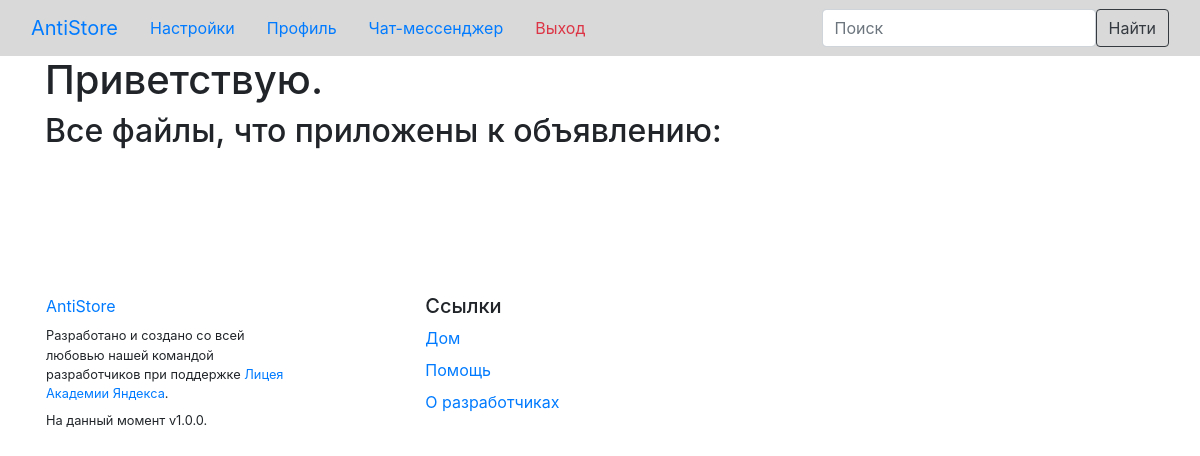
Before: /files/17 (signed in) with the older database file.
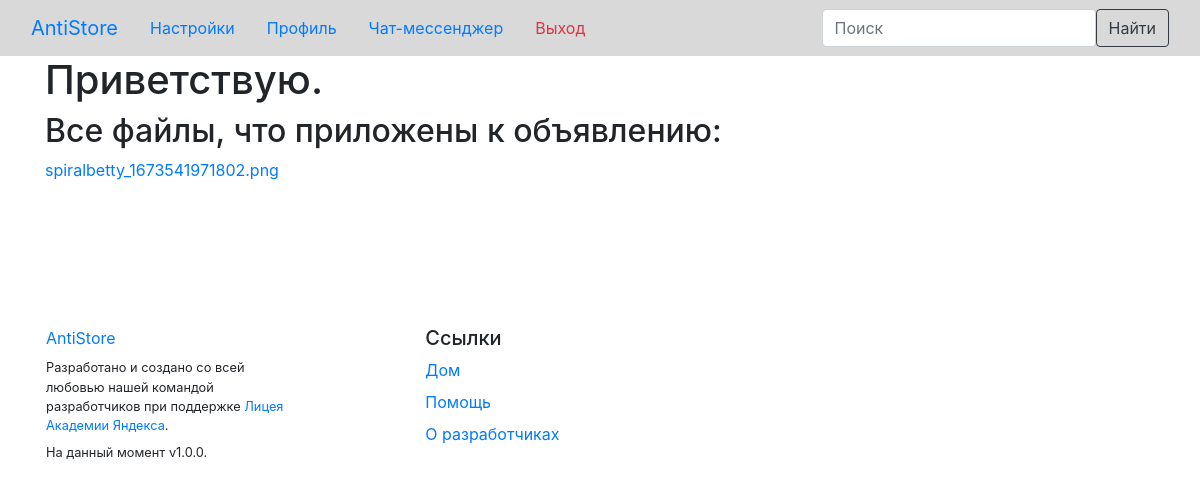
After: the same page with the newer database file.
### data/files.py (models this page shows)
class File(SqlAlchemyBase, SerializerMixin):
    __tablename__ = 'files'
    id = sqlalchemy.Column(sqlalchemy.Integer, primary_key=True, autoincrement=True)
    advrt_id = sqlalchemy.Column(sqlalchemy.Integer)
    name = sqlalchemy.Column(sqlalchemy.String, nullable=True)

### server.py (the view)
@app.route('/files/<id>', methods=['GET'])
@app.route('/profile/files/<id>', methods=['GET'])
def get_files(id):
    if not current_user.is_authenticated:
        return redirect('/login')
    db_sess = db_session.create_session()
    if 'none' not in id.lower():
        ans = db_sess.query(File).filter(File.advrt_id == int(id))
    else:
        return "<h1>Прикреплённых файлов нет.</h1>"
    return render_template('filesGetT.html', title='Файлы', files=ans, user=current_user)

### data/db_session.py (called while the page is built)
def create_session() -> Session:
    global __factory
    return __factory()

### server.py (called while the page is built)
@login_manager.user_loader
def load_user(user_id):
    db_sess = db_session.create_session()
    return db_sess.get(User, user_id)

### templates/filesGetT.html
{% extends "base.html" %}
{% block content %}
<h1>Приветствую.</h1>
<h2>Все файлы, что приложены к объявлению:</h2>
{% for file in files %}
<a href="/file/{{file.id}}" download="{{file.name}}">{{file.name}}</a><br>
{% endfor %}
{% endblock %}

### templates/base.html (shortened to what this page needs)
<!doctype html>
<html lang="en">
<head>
    <link rel="stylesheet"
          href="https://stackpath.bootstrapcdn.com/bootstrap/4.4.1/css/bootstrap.min.css"
>
</head>
<body>
<header>
    <nav class="navbar navbar-expand-lg bg-body-tertiary" style="background-color: #d9d9d9;">
        <div class="container-fluid">
            <a class="navbar-brand" href="/index">AntiStore</a>
            <div class="collapse navbar-collapse">
                <ul class="nav nav-underline">
                    <li class="nav-item">
                        <a class="nav-link" href="/configuration">Настройки</a>
                    </li>
                    {% if user.is_authenticated %}
                    <li class="nav-item">
                        <a class="nav-link" href="/profile">Профиль</a>
                    </li>
                    <li class="nav-item">
                        <a class="nav-link" href="/chat">Чат-мессенджер</a>
                    </li>
                    <li class="nav-item">
                        <a class="nav-link text-danger" href="/logout">Выход</a>
                    </li>
                    {% endif %}
                </ul>
            </div>
            <form class="d-flex" role="search" method="post">
                <input class="form-control me-2" type="search" placeholder="Поиск"
                       aria-label="Search" name="search_text">
                <button class="btn btn-outline-dark" type="submit">Найти</button>
            </form>
        </div>
    </nav>
</header>
<main role="main" class="container">
    {% block content %}{% endblock %}
</main>
<footer class="bd-footer py-4 py-md-5 mt-5 bg-body-tertiary">
    <div class="container py-4 py-md-5 px-4 px-md-3 text-body-secondary">
        <div class="row">
            <div class="col-lg-3 mb-3">
                <a class="d-inline-flex align-items-center mb-2 text-body-emphasis text-decoration-none" href="/"
                   aria-label="AntiStore">
                    <span class="fs-5">AntiStore</span>
                </a>
                <ul class="list-unstyled small">
                    <li class="mb-2">Разработано и создано со всей любовью нашей командой разработчиков при поддержке <a
                            href="https://academy.yandex.ru/lyceum">Лицея Академии Яндекса</a>.
                    </li>
                    <li class="mb-2">На данный момент v1.0.0.</li>
                </ul>
            </div>
            <div class="col-6 col-lg-2 offset-lg-1 mb-3">
                <h5>Ссылки</h5>
                <ul class="list-unstyled">
                    <li class="mb-2"><a href="/">Дом</a></li>
                    <li class="mb-2"><a href="/help">Помощь</a></li>
                    <li class="mb-2"><a href="/about_developers">О разработчиках</a></li>
                </ul>
            </div>
        </div>
    </div>
</footer>
</body>
</html>

### templates/base.html (style rules this page uses)
html, body { background-image: url("https://bogatyr.club/uploads/posts/2023-02/1677448103_bogatyr-club-p-svetlo-serii-tsvet-fon-pinterest-46.jpg"); }

Changed rows visible on the page:
now on this page (row edited): File: name "spiralbetty_1673541971802.png"
